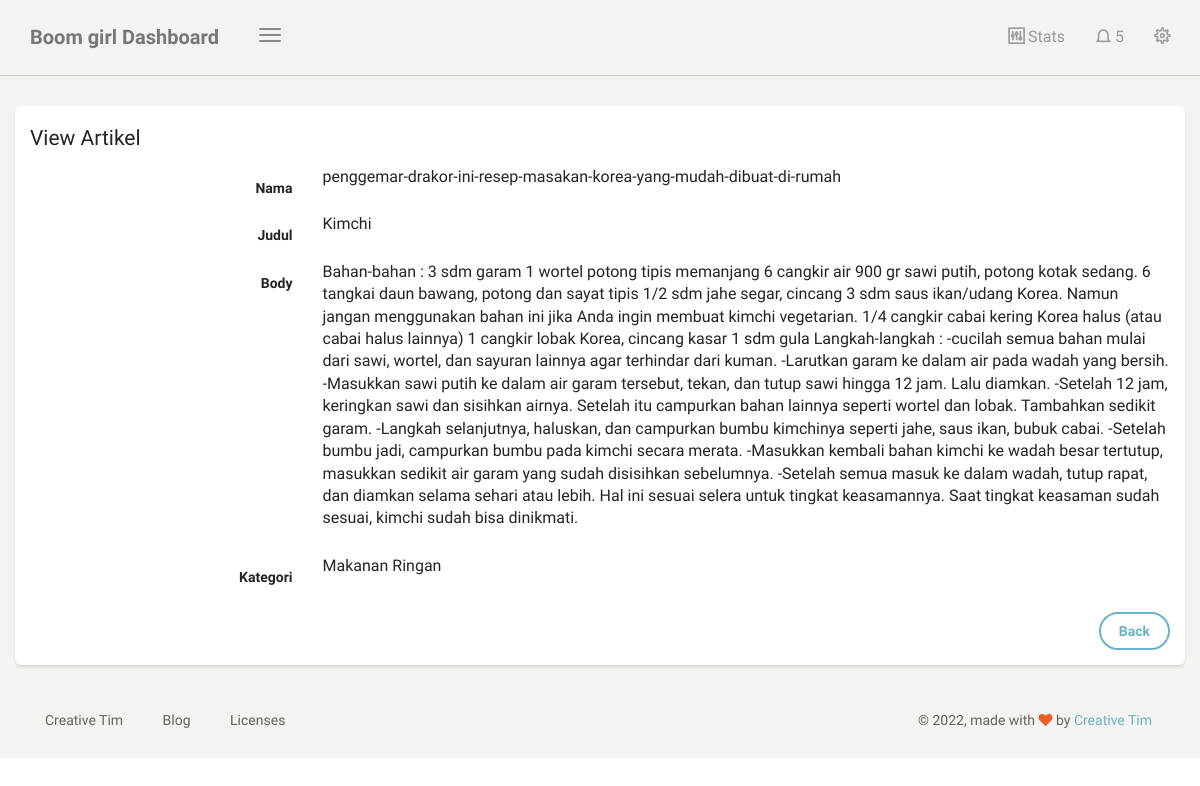
The page /dashboard/artikel/lihat/5 (signed in) on the database its author committed.
### blog/models.py (models this page shows, shortened)
class Artikel(models.Model):
    nama = models.CharField(max_length=100,blank=True,null=True)
    judul = models.CharField(max_length=100)
    body = models.TextField()
    kategori = models.ForeignKey(Kategori, on_delete=models.CASCADE, blank=True,null=True)
    date = models.DateTimeField(auto_now_add=True)
    class meta :
        ordering = ['-id']
        verbose_name_plural = "Artikel"

class Kategori(models.Model):
    nama = models.CharField(max_length=100)
    def __str__(self):
         return self.nama
    class meta :
        verbose_name_plural = "Kategori"

### blog/views.py (the view)
# urls.py: path('artikel/lihat/<str:id>',lihat_artikel, name='lihat_artikel'),
@login_required
def lihat_artikel(request, id):
    template_name = "back/lihat_artikel.html"
    artikel = Artikel.objects.get(id=id)
    context = {
        'title' : 'View Artikel',
        'artikel' :artikel,
    }
    return render(request, template_name, context)

### templates/back/lihat_artikel.html (shortened to what this page needs)
{% extends 'back/base.html' %}
{% block content %}
<div class="content">
    <div class="container-fluid">
        <div class="row">
            <div class="col-6">
                <div class="card">
                    <form class="form-horizontal" method="POST">
                        <div class="card-header">
                            <h4 class="card-title">
                                {{title}}
                            </h4>
                        </div>
                        <div class="card-content">
                            <div class="form-group">
                                <label class="col-md-3 control-label">Nama</label>
                                <div class="col-md-9">
                                    <p>{{artikel.nama}}</p>
                                </div>
                            </div>
                            <div class="form-group">
                                <label class="col-md-3 control-label">Judul</label>
                                <div class="col-md-9">
                                    <p>{{artikel.judul}}</p>
                                </div>
                            </div>
                            <div class="form-group">
                                <label class="col-md-3 control-label">Body</label>
                                <div class="col-md-9">
                                    <p>{{artikel.body}}</p>
                                </div>
                            </div>
                            <div class="form-group">
                                <label class="col-md-3 control-label">Kategori</label>
                                <div class="col-md-9">
                                    <p>{{artikel.kategori}}</p>
                                </div>
                            </div>
                        </div>
                        <div class="card-footer text-right">
                            <div class="form-group">
                                <label class="col-md-3"></label>
                                <div class="col-md-9">
                                    <a class="bt btn btn-info" href="{% url 'table_artikel' %}">Back </a>
                                </div>
                            </div>
                        </div>
                    </form>
                </div>
            </div>
        </div>
</div>
{% endblock content %}

### rows shown on the page
Artikel: nama "penggemar-drakor-ini-resep-masakan-korea-yang-mudah-dibuat-di-rumah", judul "Kimchi", body "Bahan-bahan : 3 sdm garam 1 wortel potong tipis memanjang 6 cangkir air 900 gr sawi putih, potong kotak sedang. 6 tangkai daun bawang, potong dan sayat tipis 1/2 sdm jahe segar, cincang 3 sdm saus ikan/udang Korea. Namun jangan menggunakan bahan ini jika Anda ingin membuat kimchi vegetarian. 1/4 cangkir cabai kering Korea halus (atau cabai halus lainnya) 1 cangkir lobak Korea, cincang kasar 1 sdm gula Langkah-langkah : -cucilah semua bahan mulai dari sawi, wortel, dan sayuran lainnya agar terhindar dari kuman. -Larutkan garam ke dalam air pada wadah yang bersih. -Masukkan sawi putih ke dalam air garam tersebut, tekan, dan tutup sawi hingga 12 jam. Lalu diamkan. -Setelah 12 jam, keringkan…", kategori "Makanan Ringan"

### other values the page prints
{{ title }} "View Artikel"
